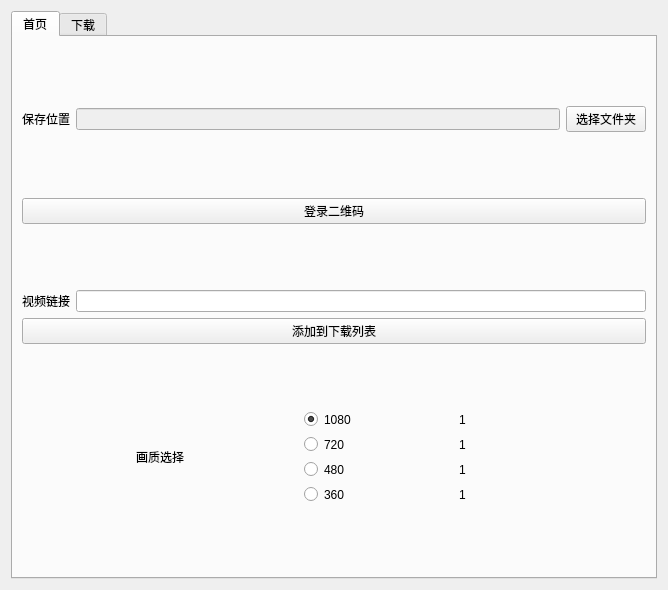
<?xml version="1.0" encoding="UTF-8"?>
<ui version="4.0">
 <class>Form</class>
 <widget class="QWidget" name="Form">
  <property name="geometry">
   <rect>
    <x>0</x>
    <y>0</y>
    <width>668</width>
    <height>590</height>
   </rect>
  </property>
  <property name="windowTitle">
   <string>Form</string>
  </property>
  <layout class="QVBoxLayout" name="verticalLayout_4">
   <item>
    <layout class="QVBoxLayout" name="verticalLayout_2">
     <item>
      <widget class="QTabWidget" name="tabWidget">
       <property name="currentIndex">
        <number>0</number>
       </property>
       <widget class="QWidget" name="tab">
        <attribute name="title">
         <string>首页</string>
        </attribute>
        <layout class="QVBoxLayout" name="verticalLayout_5">
         <item>
          <layout class="QHBoxLayout" name="horizontalLayout">
           <item>
            <widget class="QLabel" name="label">
             <property name="text">
              <string>保存位置</string>
             </property>
            </widget>
           </item>
           <item>
            <widget class="QLineEdit" name="lineEdit">
             <property name="enabled">
              <bool>false</bool>
             </property>
            </widget>
           </item>
           <item>
            <widget class="QPushButton" name="pushButton">
             <property name="text">
              <string>选择文件夹</string>
             </property>
            </widget>
           </item>
          </layout>
         </item>
         <item>
          <widget class="QPushButton" name="pushButton_3">
           <property name="text">
            <string>登录二维码</string>
           </property>
          </widget>
         </item>
         <item>
          <layout class="QVBoxLayout" name="verticalLayout_3">
           <item>
            <layout class="QHBoxLayout" name="horizontalLayout_2">
             <item>
              <widget class="QLabel" name="label_2">
               <property name="text">
                <string>视频链接</string>
               </property>
              </widget>
             </item>
             <item>
              <widget class="QLineEdit" name="lineEdit_2"/>
             </item>
            </layout>
           </item>
           <item>
            <widget class="QPushButton" name="pushButton_4">
             <property name="text">
              <string>添加到下载列表</string>
             </property>
            </widget>
           </item>
          </layout>
         </item>
         <item>
          <layout class="QHBoxLayout" name="horizontalLayout_27">
           <item>
            <widget class="QLabel" name="label_7">
             <property name="maximumSize">
              <size>
               <width>200</width>
               <height>100</height>
              </size>
             </property>
             <property name="text">
              <string>画质选择</string>
             </property>
             <property name="alignment">
              <set>Qt::AlignmentFlag::AlignCenter</set>
             </property>
            </widget>
           </item>
           <item>
            <layout class="QVBoxLayout" name="verticalLayout">
             <item>
              <layout class="QHBoxLayout" name="horizontalLayout_23">
               <item>
                <widget class="QRadioButton" name="radioButton">
                 <property name="maximumSize">
                  <size>
                   <width>149</width>
                   <height>19</height>
                  </size>
                 </property>
                 <property name="text">
                  <string>1080</string>
                 </property>
                 <property name="checked">
                  <bool>true</bool>
                 </property>
                </widget>
               </item>
               <item>
                <widget class="QLabel" name="label_16">
                 <property name="maximumSize">
                  <size>
                   <width>149</width>
                   <height>19</height>
                  </size>
                 </property>
                 <property name="text">
                  <string>1</string>
                 </property>
                </widget>
               </item>
              </layout>
             </item>
             <item>
              <layout class="QHBoxLayout" name="horizontalLayout_24">
               <item>
                <widget class="QRadioButton" name="radioButton_2">
                 <property name="maximumSize">
                  <size>
                   <width>149</width>
                   <height>19</height>
                  </size>
                 </property>
                 <property name="text">
                  <string>720</string>
                 </property>
                </widget>
               </item>
               <item>
                <widget class="QLabel" name="label_17">
                 <property name="maximumSize">
                  <size>
                   <width>149</width>
                   <height>19</height>
                  </size>
                 </property>
                 <property name="text">
                  <string>1</string>
                 </property>
                </widget>
               </item>
              </layout>
             </item>
             <item>
              <layout class="QHBoxLayout" name="horizontalLayout_25">
               <item>
                <widget class="QRadioButton" name="radioButton_3">
                 <property name="maximumSize">
                  <size>
                   <width>149</width>
                   <height>19</height>
                  </size>
                 </property>
                 <property name="text">
                  <string>480</string>
                 </property>
                </widget>
               </item>
               <item>
                <widget class="QLabel" name="label_18">
                 <property name="maximumSize">
                  <size>
                   <width>149</width>
                   <height>19</height>
                  </size>
                 </property>
                 <property name="text">
                  <string>1</string>
                 </property>
                </widget>
               </item>
              </layout>
             </item>
             <item>
              <layout class="QHBoxLayout" name="horizontalLayout_26">
               <item>
                <widget class="QRadioButton" name="radioButton_4">
                 <property name="maximumSize">
                  <size>
                   <width>149</width>
                   <height>19</height>
                  </size>
                 </property>
                 <property name="text">
                  <string>360</string>
                 </property>
                </widget>
               </item>
               <item>
                <widget class="QLabel" name="label_37">
                 <property name="maximumSize">
                  <size>
                   <width>149</width>
                   <height>19</height>
                  </size>
                 </property>
                 <property name="text">
                  <string>1</string>
                 </property>
                </widget>
               </item>
              </layout>
             </item>
            </layout>
           </item>
          </layout>
         </item>
        </layout>
       </widget>
       <widget class="QWidget" name="tab_2">
        <attribute name="title">
         <string>下载</string>
        </attribute>
        <layout class="QHBoxLayout" name="horizontalLayout_12">
         <item>
          <layout class="QVBoxLayout" name="verticalLayout_11">
           <item>
            <layout class="QVBoxLayout" name="verticalLayout_10">
             <item>
              <layout class="QVBoxLayout" name="verticalLayout_8">
               <item>
                <layout class="QHBoxLayout" name="horizontalLayout_8">
                 <item>
                  <widget class="QLabel" name="label_12">
                   <property name="text">
                    <string>视频标题：</string>
                   </property>
                  </widget>
                 </item>
                 <item>
                  <widget class="QLabel" name="label_3">
                   <property name="text">
                    <string/>
                   </property>
                  </widget>
                 </item>
                </layout>
               </item>
               <item>
                <layout class="QHBoxLayout" name="horizontalLayout_9">
                 <item>
                  <widget class="QLabel" name="label_13">
                   <property name="text">
                    <string>视频链接：</string>
                   </property>
                  </widget>
                 </item>
                 <item>
                  <widget class="QLabel" name="label_5">
                   <property name="text">
                    <string/>
                   </property>
                  </widget>
                 </item>
                </layout>
               </item>
              </layout>
             </item>
             <item>
              <widget class="QPushButton" name="pushButton_2">
               <property name="text">
                <string>下载</string>
               </property>
              </widget>
             </item>
            </layout>
           </item>
           <item>
            <layout class="QVBoxLayout" name="verticalLayout_6">
             <item>
              <layout class="QHBoxLayout" name="horizontalLayout_3">
               <item>
                <widget class="QLabel" name="label_8">
                 <property name="text">
                  <string>音频下载：</string>
                 </property>
                </widget>
               </item>
               <item>
                <widget class="QProgressBar" name="progressBar">
                 <property name="value">
                  <number>0</number>
                 </property>
                </widget>
               </item>
              </layout>
             </item>
             <item>
              <layout class="QHBoxLayout" name="horizontalLayout_5">
               <item>
                <widget class="QLabel" name="label_9">
                 <property name="text">
                  <string>视频下载：</string>
                 </property>
                </widget>
               </item>
               <item>
                <widget class="QProgressBar" name="progressBar_2">
                 <property name="value">
                  <number>0</number>
                 </property>
                </widget>
               </item>
              </layout>
             </item>
            </layout>
           </item>
          </layout>
         </item>
         <item>
          <layout class="QVBoxLayout" name="verticalLayout_12">
           <item>
            <layout class="QVBoxLayout" name="verticalLayout_9">
             <item>
              <layout class="QHBoxLayout" name="horizontalLayout_10">
               <item>
                <widget class="QLabel" name="label_14">
                 <property name="text">
                  <string>视频标题：</string>
                 </property>
                </widget>
               </item>
               <item>
                <widget class="QLabel" name="label_4">
                 <property name="text">
                  <string/>
                 </property>
                </widget>
               </item>
              </layout>
             </item>
             <item>
              <layout class="QHBoxLayout" name="horizontalLayout_11">
               <item>
                <widget class="QLabel" name="label_15">
                 <property name="text">
                  <string>视频链接：</string>
                 </property>
                </widget>
               </item>
               <item>
                <widget class="QLabel" name="label_6">
                 <property name="text">
                  <string/>
                 </property>
                </widget>
               </item>
              </layout>
             </item>
            </layout>
           </item>
           <item>
            <widget class="QPushButton" name="pushButton_5">
             <property name="text">
              <string>下载</string>
             </property>
            </widget>
           </item>
           <item>
            <layout class="QVBoxLayout" name="verticalLayout_7">
             <item>
              <layout class="QHBoxLayout" name="horizontalLayout_6">
               <item>
                <widget class="QLabel" name="label_10">
                 <property name="text">
                  <string>音频下载：</string>
                 </property>
                </widget>
               </item>
               <item>
                <widget class="QProgressBar" name="progressBar_4">
                 <property name="value">
                  <number>0</number>
                 </property>
                </widget>
               </item>
              </layout>
             </item>
             <item>
              <layout class="QHBoxLayout" name="horizontalLayout_7">
               <item>
                <widget class="QLabel" name="label_11">
                 <property name="text">
                  <string>视频下载：</string>
                 </property>
                </widget>
               </item>
               <item>
                <widget class="QProgressBar" name="progressBar_3">
                 <property name="value">
                  <number>0</number>
                 </property>
                </widget>
               </item>
              </layout>
             </item>
            </layout>
           </item>
          </layout>
         </item>
        </layout>
       </widget>
      </widget>
     </item>
    </layout>
   </item>
  </layout>
 </widget>
 <resources/>
 <connections/>
</ui>
